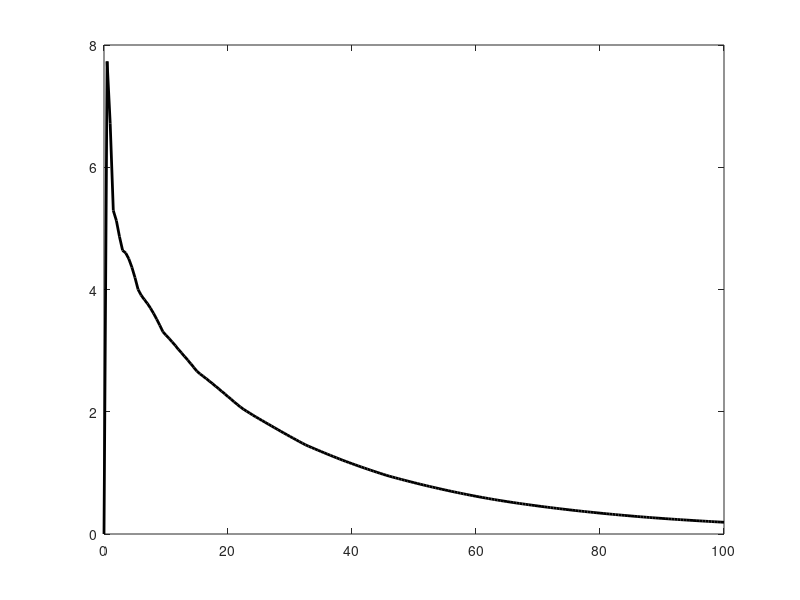

Source code (MATLAB): (Note: this script raises an error after producing the figure.)
load('vcell_TIRF_result.mat')
t = 0:0.5:100;
plot(t,max_height_vcell,'k','LineWidth',2)
f.Position = [1000 500 700 600];
ax = gca;
ax.TickLength = [0.025, 0.025];
xlabel('Time (s)')
ylabel('Amplitude (molecules/um^2)')
set(gca,'FontSize',30)
box on
set(gca,'linew',2)
set(gca,'tickdir','out')
box off
xlim([0,60])
